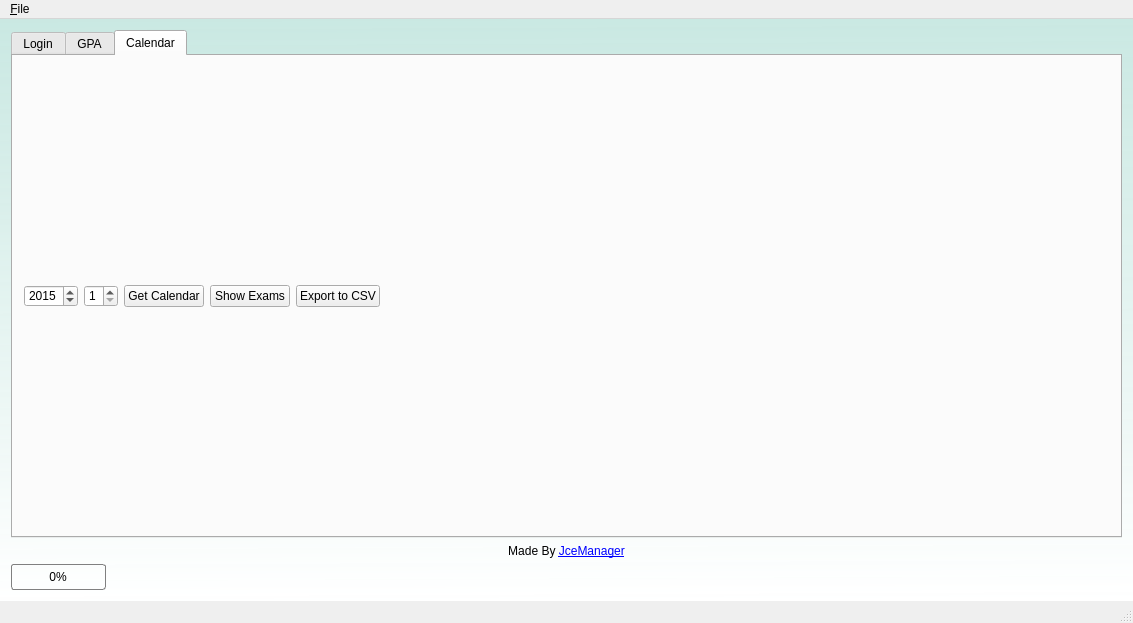
<?xml version="1.0" encoding="UTF-8"?>
<ui version="4.0">
 <class>MainScreen</class>
 <widget class="QMainWindow" name="MainScreen">
  <property name="geometry">
   <rect>
    <x>0</x>
    <y>0</y>
    <width>1133</width>
    <height>623</height>
   </rect>
  </property>
  <property name="sizePolicy">
   <sizepolicy hsizetype="Fixed" vsizetype="Fixed">
    <horstretch>0</horstretch>
    <verstretch>0</verstretch>
   </sizepolicy>
  </property>
  <property name="windowTitle">
   <string>JCE Manager</string>
  </property>
  <property name="windowIcon">
   <iconset resource="../resources/connectionstatus.qrc">
    <normaloff>:/icons/icon.ico</normaloff>:/icons/icon.ico</iconset>
  </property>
  <property name="styleSheet">
   <string notr="true">#centralWidget
{
background: qlineargradient(spread:pad, x1:0.496, y1:0, x2:0.508, y2:1, stop:0 rgba(195, 231, 224, 218), stop:1 rgba(255, 255, 255, 255));
}</string>
  </property>
  <property name="locale">
   <locale language="English" country="UnitedStates"/>
  </property>
  <property name="iconSize">
   <size>
    <width>48</width>
    <height>48</height>
   </size>
  </property>
  <property name="documentMode">
   <bool>false</bool>
  </property>
  <property name="dockNestingEnabled">
   <bool>false</bool>
  </property>
  <widget class="QWidget" name="centralWidget">
   <property name="styleSheet">
    <string notr="true"/>
   </property>
   <layout class="QVBoxLayout" name="verticalLayout_4">
    <item>
     <widget class="QTabWidget" name="tabWidget">
      <property name="enabled">
       <bool>true</bool>
      </property>
      <property name="styleSheet">
       <string notr="true"/>
      </property>
      <property name="tabPosition">
       <enum>QTabWidget::North</enum>
      </property>
      <property name="tabShape">
       <enum>QTabWidget::Rounded</enum>
      </property>
      <property name="currentIndex">
       <number>2</number>
      </property>
      <property name="documentMode">
       <bool>false</bool>
      </property>
      <property name="tabsClosable">
       <bool>false</bool>
      </property>
      <property name="movable">
       <bool>false</bool>
      </property>
      <widget class="QWidget" name="LoginTab">
       <property name="toolTip">
        <string/>
       </property>
       <property name="whatsThis">
        <string/>
       </property>
       <property name="styleSheet">
        <string notr="true"/>
       </property>
       <attribute name="title">
        <string>Login</string>
       </attribute>
       <layout class="QGridLayout" name="gridLayout_3">
        <property name="sizeConstraint">
         <enum>QLayout::SetMinimumSize</enum>
        </property>
        <property name="leftMargin">
         <number>200</number>
        </property>
        <property name="topMargin">
         <number>100</number>
        </property>
        <property name="rightMargin">
         <number>200</number>
        </property>
        <property name="bottomMargin">
         <number>100</number>
        </property>
        <property name="spacing">
         <number>0</number>
        </property>
        <item row="0" column="0">
         <widget class="QFrame" name="LoginFrame">
          <property name="sizePolicy">
           <sizepolicy hsizetype="Fixed" vsizetype="Fixed">
            <horstretch>0</horstretch>
            <verstretch>0</verstretch>
           </sizepolicy>
          </property>
          <property name="styleSheet">
           <string notr="true">#LoginFrame {
border: 3px solid rgb(160, 165, 170);
border-radius: 40px;

}
#loginButton {
color: white;
background-color: QLinearGradient( x1: 0, y1: 0, x2: 0, y2: 1, stop: 0 #88d, stop: 0.1 #99e, stop: 0.49 #77c, stop: 0.5 #66b, stop: 1 #77c);
border-width: 1px;
border-color: #339;
border-style: solid;
border-radius: 7;
padding: 3px;
font-size: 12px;
padding-left: 5px;
padding-right: 5px;
min-width: 60px;
max-width: 60px;
min-height: 20px;
max-height: 20px;
}
#loginButton:pressed {
background-color: QLinearGradient( x1: 0, y1: 0, x2: 0, y2: 1, stop: 0 #88d, stop: 0.1 #99e, stop: 0.49 #88c, stop: 0.5 #77b, stop: 1 #88c);
}

#pswdLabel {
font-weight: bold;
font-size: 15px;
}
#usrnmLabel {
font-weight: bold;
font-size: 15px;
}</string>
          </property>
          <property name="frameShape">
           <enum>QFrame::StyledPanel</enum>
          </property>
          <property name="frameShadow">
           <enum>QFrame::Raised</enum>
          </property>
          <layout class="QGridLayout" name="gridLayout_7">
           <item row="1" column="0">
            <layout class="QHBoxLayout" name="loginButtonHorizontalLayout">
             <item>
              <widget class="QCheckBox" name="keepLogin">
               <property name="text">
                <string>Keep login</string>
               </property>
              </widget>
             </item>
             <item>
              <widget class="QPushButton" name="loginButton">
               <property name="sizePolicy">
                <sizepolicy hsizetype="Fixed" vsizetype="Fixed">
                 <horstretch>0</horstretch>
                 <verstretch>0</verstretch>
                </sizepolicy>
               </property>
               <property name="styleSheet">
                <string notr="true"/>
               </property>
               <property name="text">
                <string>Login</string>
               </property>
              </widget>
             </item>
            </layout>
           </item>
           <item row="0" column="0">
            <layout class="QGridLayout" name="gridLayout_5">
             <item row="0" column="0" rowspan="3" colspan="2">
              <layout class="QGridLayout" name="gridLayout_2">
               <item row="0" column="0">
                <layout class="QGridLayout" name="gridLayout">
                 <item row="0" column="0">
                  <widget class="QLabel" name="labelUsrInputStatus">
                   <property name="maximumSize">
                    <size>
                     <width>20</width>
                     <height>20</height>
                    </size>
                   </property>
                   <property name="text">
                    <string/>
                   </property>
                  </widget>
                 </item>
                 <item row="2" column="2">
                  <widget class="QLineEdit" name="pswdLineEdit">
                   <property name="sizePolicy">
                    <sizepolicy hsizetype="Fixed" vsizetype="Fixed">
                     <horstretch>0</horstretch>
                     <verstretch>0</verstretch>
                    </sizepolicy>
                   </property>
                   <property name="inputMethodHints">
                    <set>Qt::ImhHiddenText|Qt::ImhNoAutoUppercase|Qt::ImhNoPredictiveText|Qt::ImhSensitiveData</set>
                   </property>
                   <property name="maxLength">
                    <number>20</number>
                   </property>
                   <property name="echoMode">
                    <enum>QLineEdit::Password</enum>
                   </property>
                   <property name="clearButtonEnabled">
                    <bool>true</bool>
                   </property>
                  </widget>
                 </item>
                 <item row="0" column="1">
                  <widget class="QLabel" name="usrnmLabel">
                   <property name="sizePolicy">
                    <sizepolicy hsizetype="Minimum" vsizetype="Minimum">
                     <horstretch>0</horstretch>
                     <verstretch>0</verstretch>
                    </sizepolicy>
                   </property>
                   <property name="minimumSize">
                    <size>
                     <width>81</width>
                     <height>0</height>
                    </size>
                   </property>
                   <property name="text">
                    <string>Username</string>
                   </property>
                   <property name="textFormat">
                    <enum>Qt::RichText</enum>
                   </property>
                  </widget>
                 </item>
                 <item row="0" column="2">
                  <widget class="QLineEdit" name="usrnmLineEdit">
                   <property name="sizePolicy">
                    <sizepolicy hsizetype="Fixed" vsizetype="Fixed">
                     <horstretch>0</horstretch>
                     <verstretch>0</verstretch>
                    </sizepolicy>
                   </property>
                   <property name="inputMethodHints">
                    <set>Qt::ImhLatinOnly|Qt::ImhNoPredictiveText</set>
                   </property>
                   <property name="maxLength">
                    <number>20</number>
                   </property>
                   <property name="clearButtonEnabled">
                    <bool>true</bool>
                   </property>
                  </widget>
                 </item>
                 <item row="2" column="1">
                  <widget class="QLabel" name="pswdLabel">
                   <property name="sizePolicy">
                    <sizepolicy hsizetype="Minimum" vsizetype="Minimum">
                     <horstretch>0</horstretch>
                     <verstretch>0</verstretch>
                    </sizepolicy>
                   </property>
                   <property name="minimumSize">
                    <size>
                     <width>81</width>
                     <height>0</height>
                    </size>
                   </property>
                   <property name="text">
                    <string>Password</string>
                   </property>
                   <property name="textFormat">
                    <enum>Qt::RichText</enum>
                   </property>
                  </widget>
                 </item>
                 <item row="2" column="0">
                  <widget class="QLabel" name="labelPswInputStatus">
                   <property name="text">
                    <string/>
                   </property>
                  </widget>
                 </item>
                </layout>
               </item>
              </layout>
             </item>
            </layout>
           </item>
          </layout>
         </widget>
        </item>
       </layout>
      </widget>
      <widget class="QWidget" name="CoursesTab">
       <property name="enabled">
        <bool>true</bool>
       </property>
       <property name="styleSheet">
        <string notr="true"/>
       </property>
       <attribute name="title">
        <string>GPA</string>
       </attribute>
       <layout class="QGridLayout" name="gridLayout_4">
        <item row="0" column="0">
         <layout class="QGridLayout" name="courseGrid">
          <property name="leftMargin">
           <number>0</number>
          </property>
          <item row="3" column="0">
           <widget class="QTableWidget" name="coursesTable">
            <property name="sizePolicy">
             <sizepolicy hsizetype="MinimumExpanding" vsizetype="MinimumExpanding">
              <horstretch>0</horstretch>
              <verstretch>0</verstretch>
             </sizepolicy>
            </property>
            <property name="layoutDirection">
             <enum>Qt::RightToLeft</enum>
            </property>
            <property name="selectionMode">
             <enum>QAbstractItemView::SingleSelection</enum>
            </property>
            <property name="sortingEnabled">
             <bool>true</bool>
            </property>
           </widget>
          </item>
          <item row="4" column="0">
           <layout class="QHBoxLayout" name="coursesTableControlHorizontalLayout">
            <item>
             <layout class="QHBoxLayout" name="coursesButtonLayout">
              <item>
               <widget class="QPushButton" name="ratesButton">
                <property name="enabled">
                 <bool>true</bool>
                </property>
                <property name="whatsThis">
                 <string>&lt;html&gt;&lt;head/&gt;&lt;body&gt;&lt;p&gt;&lt;span style=&quot; font-weight:600;&quot;&gt;Get your grades&lt;/span&gt;&lt;/p&gt;&lt;/body&gt;&lt;/html&gt;</string>
                </property>
                <property name="text">
                 <string>Add</string>
                </property>
               </widget>
              </item>
              <item>
               <widget class="QPushButton" name="clearTableButton">
                <property name="toolTip">
                 <string>&lt;html&gt;&lt;head/&gt;&lt;body&gt;&lt;p&gt;&lt;span style=&quot; font-weight:600;&quot;&gt;Clear table&lt;/span&gt;&lt;/p&gt;&lt;/body&gt;&lt;/html&gt;</string>
                </property>
                <property name="text">
                 <string>Clear</string>
                </property>
               </widget>
              </item>
             </layout>
            </item>
            <item>
             <spacer name="coursesAvgSpacer">
              <property name="orientation">
               <enum>Qt::Horizontal</enum>
              </property>
              <property name="sizeHint" stdset="0">
               <size>
                <width>378</width>
                <height>20</height>
               </size>
              </property>
             </spacer>
            </item>
            <item>
             <layout class="QHBoxLayout" name="AvghorizontalLayout">
              <item>
               <widget class="QPushButton" name="graphButton">
                <property name="text">
                 <string>Graph View</string>
                </property>
               </widget>
              </item>
              <item>
               <widget class="QLabel" name="labelAverage">
                <property name="text">
                 <string>Average:</string>
                </property>
               </widget>
              </item>
              <item>
               <widget class="QLCDNumber" name="avgLCD">
                <property name="font">
                 <font>
                  <weight>75</weight>
                  <bold>true</bold>
                 </font>
                </property>
                <property name="styleSheet">
                 <string notr="true"/>
                </property>
                <property name="lineWidth">
                 <number>0</number>
                </property>
                <property name="midLineWidth">
                 <number>0</number>
                </property>
                <property name="smallDecimalPoint">
                 <bool>false</bool>
                </property>
                <property name="segmentStyle">
                 <enum>QLCDNumber::Filled</enum>
                </property>
               </widget>
              </item>
             </layout>
            </item>
           </layout>
          </item>
          <item row="0" column="0">
           <layout class="QHBoxLayout" name="horizontalLayout_5">
            <item>
             <widget class="QCheckBox" name="checkBoxCoursesInfluence">
              <property name="text">
               <string>Only Main Courses</string>
              </property>
             </widget>
            </item>
            <item>
             <widget class="QLabel" name="labelFrom">
              <property name="sizePolicy">
               <sizepolicy hsizetype="Maximum" vsizetype="Ignored">
                <horstretch>0</horstretch>
                <verstretch>0</verstretch>
               </sizepolicy>
              </property>
              <property name="text">
               <string>From</string>
              </property>
             </widget>
            </item>
            <item>
             <widget class="QLabel" name="labelFromYear">
              <property name="text">
               <string>Year:</string>
              </property>
             </widget>
            </item>
            <item>
             <widget class="QSpinBox" name="spinBoxCoursesFromYear">
              <property name="minimum">
               <number>2008</number>
              </property>
              <property name="maximum">
               <number>2015</number>
              </property>
              <property name="value">
               <number>2011</number>
              </property>
             </widget>
            </item>
            <item>
             <widget class="QLabel" name="labelFromSemester">
              <property name="text">
               <string>Semester:</string>
              </property>
             </widget>
            </item>
            <item>
             <widget class="QSpinBox" name="spinBoxCoursesFromSemester">
              <property name="minimum">
               <number>1</number>
              </property>
              <property name="maximum">
               <number>999</number>
              </property>
             </widget>
            </item>
            <item>
             <spacer name="horizontalSpacer">
              <property name="orientation">
               <enum>Qt::Horizontal</enum>
              </property>
              <property name="sizeType">
               <enum>QSizePolicy::Minimum</enum>
              </property>
              <property name="sizeHint" stdset="0">
               <size>
                <width>40</width>
                <height>20</height>
               </size>
              </property>
             </spacer>
            </item>
            <item>
             <widget class="QLabel" name="labelTo">
              <property name="sizePolicy">
               <sizepolicy hsizetype="Maximum" vsizetype="Ignored">
                <horstretch>0</horstretch>
                <verstretch>0</verstretch>
               </sizepolicy>
              </property>
              <property name="text">
               <string>To</string>
              </property>
             </widget>
            </item>
            <item>
             <widget class="QLabel" name="labelToYear">
              <property name="text">
               <string>Year:</string>
              </property>
             </widget>
            </item>
            <item>
             <widget class="QSpinBox" name="spinBoxCoursesToYear">
              <property name="minimum">
               <number>2008</number>
              </property>
              <property name="maximum">
               <number>2016</number>
              </property>
              <property name="value">
               <number>2015</number>
              </property>
             </widget>
            </item>
            <item>
             <widget class="QLabel" name="labelToSemester">
              <property name="text">
               <string>Semester</string>
              </property>
             </widget>
            </item>
            <item>
             <widget class="QSpinBox" name="spinBoxCoursesToSemester">
              <property name="minimum">
               <number>1</number>
              </property>
              <property name="maximum">
               <number>999</number>
              </property>
              <property name="value">
               <number>3</number>
              </property>
             </widget>
            </item>
           </layout>
          </item>
         </layout>
        </item>
       </layout>
      </widget>
      <widget class="QWidget" name="CalendarTab">
       <attribute name="title">
        <string>Calendar</string>
       </attribute>
       <layout class="QGridLayout" name="gridLayout_6">
        <item row="0" column="0">
         <layout class="QGridLayout" name="calendarGridLayoutMain">
          <item row="0" column="0">
           <layout class="QVBoxLayout" name="verticalLayout_2">
            <item>
             <layout class="QHBoxLayout" name="horizontalLayout">
              <item>
               <widget class="QSpinBox" name="spinBoxYear">
                <property name="minimum">
                 <number>2013</number>
                </property>
                <property name="maximum">
                 <number>2020</number>
                </property>
                <property name="value">
                 <number>2015</number>
                </property>
               </widget>
              </item>
              <item>
               <widget class="QSpinBox" name="spinBoxSemester">
                <property name="minimum">
                 <number>1</number>
                </property>
                <property name="maximum">
                 <number>3</number>
                </property>
                <property name="value">
                 <number>1</number>
                </property>
               </widget>
              </item>
              <item>
               <widget class="QPushButton" name="getCalendarBtn">
                <property name="text">
                 <string>Get Calendar</string>
                </property>
               </widget>
              </item>
              <item>
               <widget class="QPushButton" name="examsBtn">
                <property name="text">
                 <string>Show Exams</string>
                </property>
               </widget>
              </item>
              <item>
               <widget class="QPushButton" name="exportToCVSBtn">
                <property name="text">
                 <string>Export to CSV</string>
                </property>
               </widget>
              </item>
              <item>
               <spacer name="horizontalSpacer_2">
                <property name="orientation">
                 <enum>Qt::Horizontal</enum>
                </property>
                <property name="sizeHint" stdset="0">
                 <size>
                  <width>40</width>
                  <height>20</height>
                 </size>
                </property>
               </spacer>
              </item>
             </layout>
            </item>
           </layout>
          </item>
         </layout>
        </item>
       </layout>
      </widget>
     </widget>
    </item>
    <item>
     <widget class="QLabel" name="labelMadeBy">
      <property name="text">
       <string>&lt;p align=&quot;center&quot;&gt;Made By &lt;a href=&quot;http://liranbg.github.io/JceManager/&quot;&gt;&lt;span style=&quot; text-decoration: underline; color:#0000ff;&quot;&gt;JceManager&lt;/span&gt;&lt;/a&gt;&lt;/p&gt;</string>
      </property>
     </widget>
    </item>
    <item>
     <widget class="QProgressBar" name="progressBar">
      <property name="sizePolicy">
       <sizepolicy hsizetype="Fixed" vsizetype="Minimum">
        <horstretch>0</horstretch>
        <verstretch>0</verstretch>
       </sizepolicy>
      </property>
      <property name="styleSheet">
       <string notr="true">#progressBar::horizontal {
border: 1px solid gray;
border-radius: 3px;
background: transparent;
padding: 1px;
}
#progressBar::chunk:horizontal {
background: qlineargradient(x1: 0, y1: 0.5, x2: 1, y2: 0.5, stop: 0 green, stop: 1 white);
}</string>
      </property>
      <property name="value">
       <number>0</number>
      </property>
      <property name="alignment">
       <set>Qt::AlignCenter</set>
      </property>
      <property name="textVisible">
       <bool>true</bool>
      </property>
      <property name="orientation">
       <enum>Qt::Horizontal</enum>
      </property>
      <property name="invertedAppearance">
       <bool>false</bool>
      </property>
      <property name="textDirection">
       <enum>QProgressBar::TopToBottom</enum>
      </property>
     </widget>
    </item>
   </layout>
  </widget>
  <widget class="QMenuBar" name="menuBar">
   <property name="geometry">
    <rect>
     <x>0</x>
     <y>0</y>
     <width>1133</width>
     <height>22</height>
    </rect>
   </property>
   <widget class="QMenu" name="menuA_about">
    <property name="title">
     <string>&amp;File</string>
    </property>
    <widget class="QMenu" name="menuLanguage">
     <property name="title">
      <string>Language</string>
     </property>
     <addaction name="actionOS_Default"/>
     <addaction name="actionHebrew"/>
     <addaction name="actionEnglish"/>
    </widget>
    <addaction name="menuLanguage"/>
    <addaction name="actionHow_To"/>
    <addaction name="actionCredits"/>
    <addaction name="actionExit"/>
   </widget>
   <addaction name="menuA_about"/>
  </widget>
  <widget class="QStatusBar" name="statusBar">
   <property name="sizePolicy">
    <sizepolicy hsizetype="Expanding" vsizetype="Expanding">
     <horstretch>0</horstretch>
     <verstretch>0</verstretch>
    </sizepolicy>
   </property>
   <property name="maximumSize">
    <size>
     <width>16777215</width>
     <height>50</height>
    </size>
   </property>
  </widget>
  <action name="actionCredits">
   <property name="text">
    <string>Credits</string>
   </property>
  </action>
  <action name="actionExit">
   <property name="text">
    <string>Exit</string>
   </property>
  </action>
  <action name="actionHebrew">
   <property name="checkable">
    <bool>true</bool>
   </property>
   <property name="text">
    <string>Hebrew</string>
   </property>
  </action>
  <action name="actionEnglish">
   <property name="checkable">
    <bool>true</bool>
   </property>
   <property name="text">
    <string>English</string>
   </property>
  </action>
  <action name="actionOS_Default">
   <property name="checkable">
    <bool>true</bool>
   </property>
   <property name="text">
    <string>OS Default</string>
   </property>
  </action>
  <action name="actionHow_To">
   <property name="text">
    <string>How To</string>
   </property>
  </action>
 </widget>
 <layoutdefault spacing="6" margin="11"/>
 <tabstops>
  <tabstop>usrnmLineEdit</tabstop>
  <tabstop>pswdLineEdit</tabstop>
  <tabstop>keepLogin</tabstop>
  <tabstop>loginButton</tabstop>
  <tabstop>tabWidget</tabstop>
  <tabstop>checkBoxCoursesInfluence</tabstop>
  <tabstop>spinBoxCoursesFromYear</tabstop>
  <tabstop>spinBoxCoursesFromSemester</tabstop>
  <tabstop>spinBoxCoursesToYear</tabstop>
  <tabstop>spinBoxCoursesToSemester</tabstop>
  <tabstop>ratesButton</tabstop>
  <tabstop>coursesTable</tabstop>
  <tabstop>spinBoxYear</tabstop>
  <tabstop>spinBoxSemester</tabstop>
  <tabstop>getCalendarBtn</tabstop>
  <tabstop>clearTableButton</tabstop>
  <tabstop>exportToCVSBtn</tabstop>
 </tabstops>
 <resources>
  <include location="../resources/connectionstatus.qrc"/>
 </resources>
 <connections/>
</ui>
